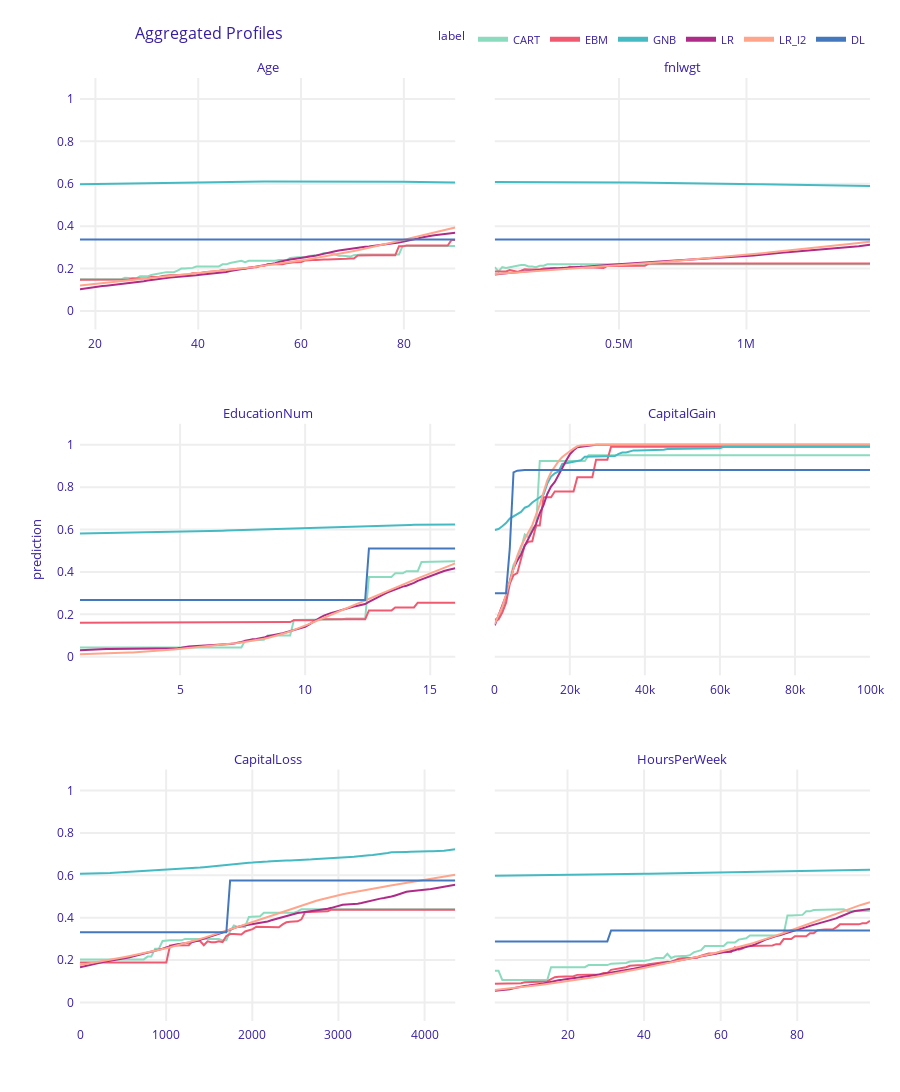

Notebook source saved alongside this figure:
### Markdown cell above
### Plot Aggregated Profiles for Continous

### Code cell
pd_cart.plot([pd_ebm, pd_gnb, pd_lr, pd_lr_l2, pd_dl], variables=cont_feat)
